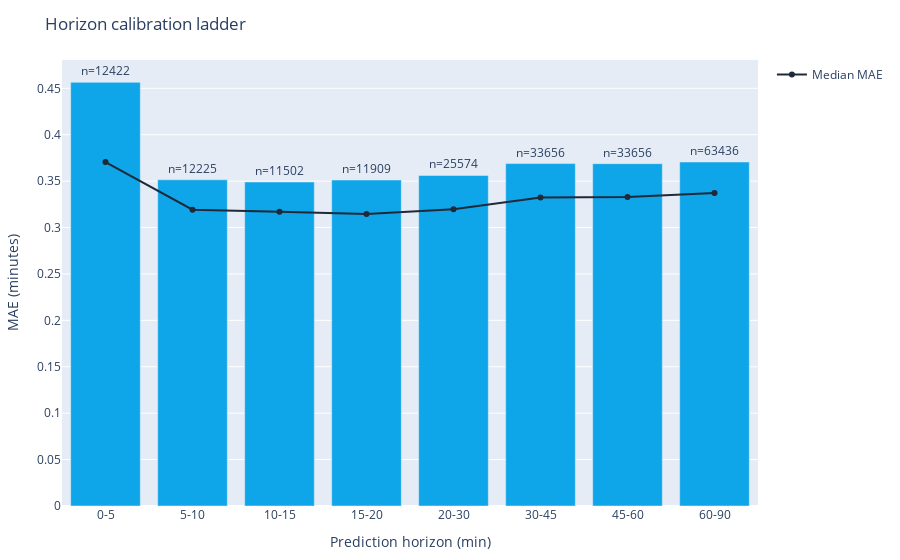

Write notebook code for a chart like this one.
### Markdown cell above
## Calibration Ladder

### Code cell
features['api_abs_error'] = features['api_prediction_error'].abs()
features['horizon_bucket'] = pd.cut(features['prediction_horizon'], bins=[-1, 5, 10, 15, 20, 30, 45, 60, 90], labels=['0-5', '5-10', '10-15', '15-20', '20-30', '30-45', '45-60', '60-90'])

calibration = (features
    .dropna(subset=['horizon_bucket'])
    .groupby('horizon_bucket')['api_abs_error']
    .agg(['mean', 'median', 'count'])
    .reset_index()
)

fig = px.bar(
    calibration,
    x='horizon_bucket',
    y='mean',
    text='count',
    labels={'horizon_bucket': 'Prediction horizon (min)', 'mean': 'Average MAE (min)'},
    title='Horizon calibration ladder'
)
fig.update_traces(texttemplate='n=%{text}', textposition='outside', marker_color='#0ea5e9')
fig.add_scatter(x=calibration['horizon_bucket'], y=calibration['median'], mode='lines+markers', name='Median MAE', line=dict(color='#1f2937'))
fig.update_layout(margin=dict(l=40, r=20, t=60, b=40), yaxis_title='MAE (minutes)')
fig.show()

### Figure 1 — Plotly figure (JSON) as saved in the notebook; plotly's stock layout.template omitted (floating-point values rounded to 4 significant figures)
{"data": [{"hovertemplate": "Prediction horizon (min)=%{x}<br>Average MAE (min)=%{y}<br>count=%{text}<extra></extra>", "legendgroup": "", "marker": {"color": "#0ea5e9", "pattern": {"shape": ""}}, "name": "", "orientation": "v", "showlegend": false, "text": [12420.0, 12220.0, 11500.0, 11910.0, 25570.0, 33660.0, 33660.0, 63440.0], "textposition": "outside", "texttemplate": "n=%{text}", "type": "bar", "x": ["0-5", "5-10", "10-15", "15-20", "20-30", "30-45", "45-60", "60-90"], "xaxis": "x", "y": [0.4565, 0.3514, 0.3491, 0.3512, 0.3561, 0.3689, 0.3688, 0.3706], "yaxis": "y"}, {"line": {"color": "#1f2937"}, "mode": "lines+markers", "name": "Median MAE", "type": "scatter", "x": ["0-5", "5-10", "10-15", "15-20", "20-30", "30-45", "45-60", "60-90"], "y": [0.3705, 0.3192, 0.3171, 0.3147, 0.3198, 0.3324, 0.3328, 0.3371]}], "layout": {"barmode": "relative", "legend": {"tracegroupgap": 0}, "margin": {"b": 40, "l": 40, "r": 20, "t": 60}, "title": {"text": "Horizon calibration ladder"}, "xaxis": {"anchor": "y", "domain": [0, 1], "title": {"text": "Prediction horizon (min)"}}, "yaxis": {"anchor": "x", "domain": [0, 1], "title": {"text": "MAE (minutes)"}}}}
